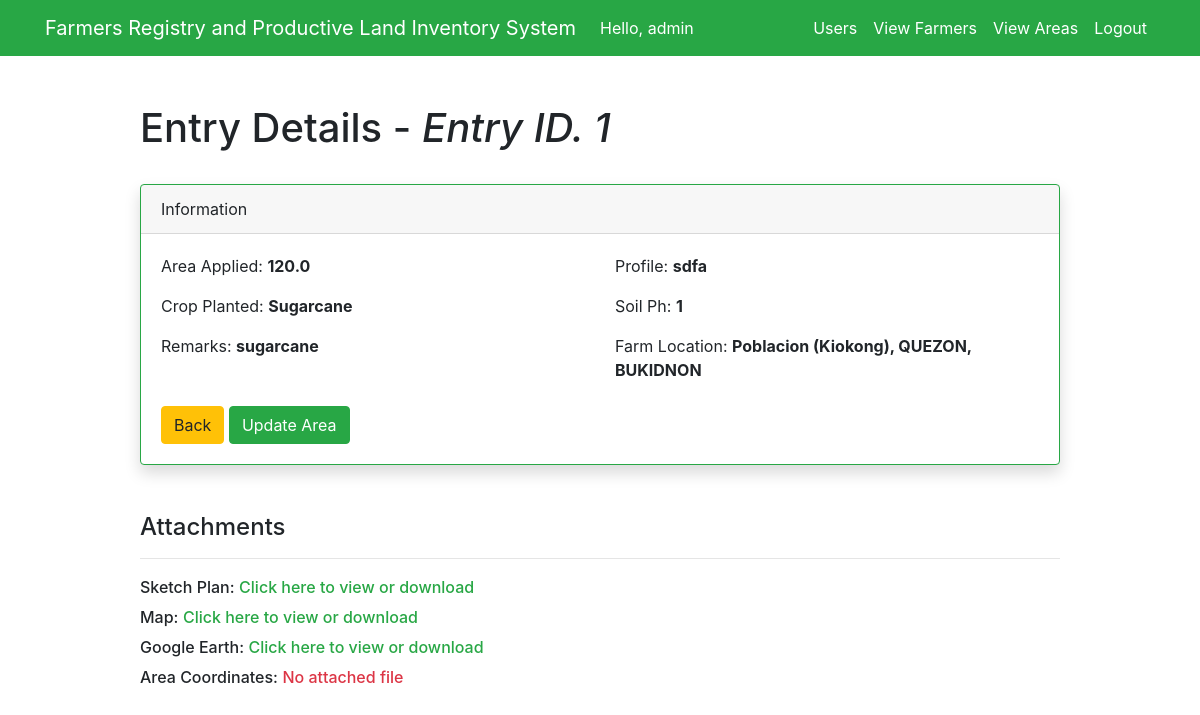
Page /dashboard/viewuserarea/1/ (signed in) on the earlier database version.
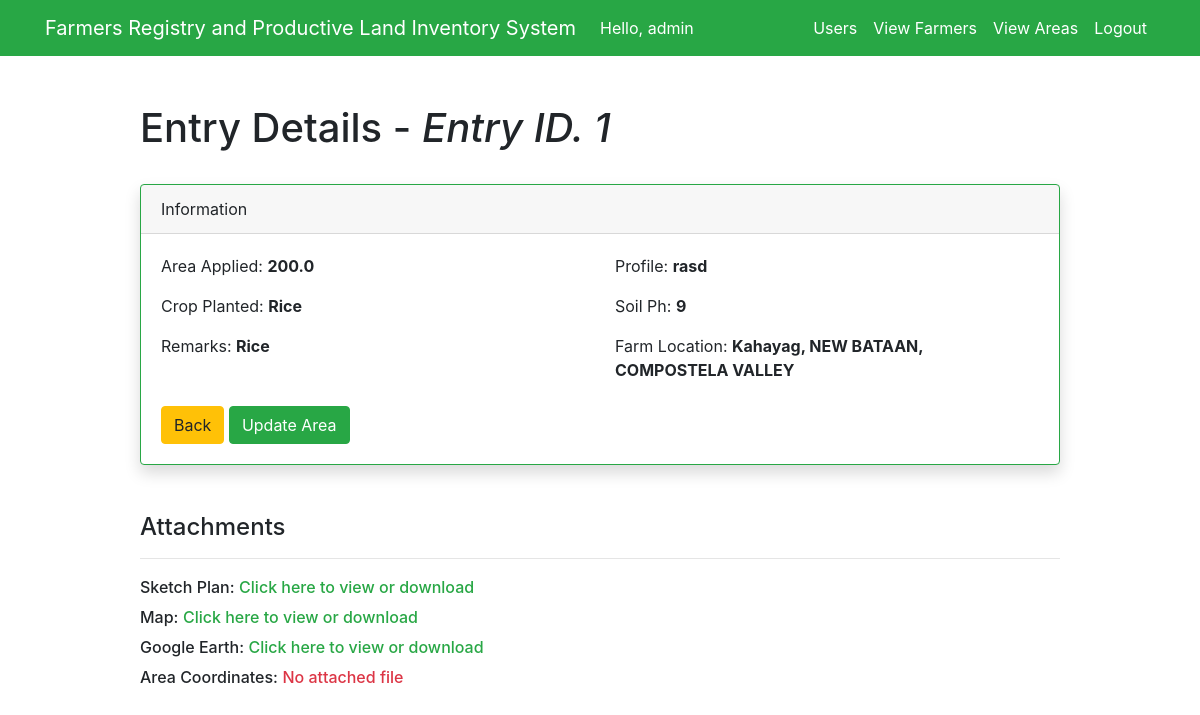
Same page on the later database version.
### test_app/models.py (models this page shows)
class UsersAreaInfo(models.Model):
    RICE = 'Rice'
    CORN = 'Corn'
    SUGARCANE = 'Sugarcane'
    PLANTED = [
        (RICE, 'Rice'),
        (CORN, 'Corn'),
        (SUGARCANE, 'Sugarcane'),
    ]
    farmer_id = models.ForeignKey(Farmer, models.CASCADE, db_column='farmer_id')
    total_area = models.FloatField()
    crop_planted = models.CharField(max_length=9, choices=PLANTED, default=RICE)
    remarks = models.CharField(max_length=100)
    sketch_plan = models.FileField(upload_to='documents_sp/', max_length=254, blank=True)
    map = models.FileField(upload_to='documents_map/', max_length=254, blank=True)
    google_earth = models.FileField(upload_to='documents_ge/', max_length=254, blank=True)
    area_coordinates = models.FileField(upload_to='documents_coordinates/', max_length=254, blank=True)
    profile_field = models.CharField(max_length=250)
    soil_ph = models.IntegerField()
    region = models.CharField(max_length=200)
    province = models.CharField(max_length=200)
    muncity = models.CharField(max_length=200)
    brgy = models.CharField(max_length=200)

### test_app/views.py (the view)
# urls.py: path('dashboard/viewuserarea/<int:pk>/', views.view_area_admin, name='view_area_admin'),
@login_required(login_url='/')
def view_area_admin(request, pk):
    if request.method == 'GET':
        user_area = get_object_or_404(UsersAreaInfo, id=pk)
        farm_location = str(get_brgy(user_area.brgy)) + ', ' \
                        + str(get_muncity(user_area.muncity)) + ', ' \
                        + str(get_province(user_area.province))
        context = {
            'user_area': user_area,
            'farm_location': farm_location,
        }
        return render(request, 'test_app/viewarea.html', context)
    else:
        pass

### test_app/views.py (called while the page is built)
def get_province(province_id):
    if province_id != 0:
        province_name = ProvincialCode.objects.get(prov_code=province_id).province_name
        return province_name

def get_muncity(muncity_id):
    if muncity_id != 0:
        muncity_name = MunCityCode.objects.get(muncity_code=muncity_id).muncity_name
        return muncity_name

def get_brgy(brgy_id):
    if brgy_id != 0:
        brgy_name = BrgyCode.objects.get(brgy_psgc_code=brgy_id).brgy_name
        return brgy_name

### test_app/templates/test_app/viewarea.html (shortened to what this page needs)
{% extends 'test_app/base.html' %}
{% block content %}
<div class="row justify-content-center mt-5">
    <div class="col-md-10">
        <h1>Entry Details - <em>Entry ID. {{ user_area.id }}</em></h1>
        <br>
        <div class="card shadow border-success">
            <div class="card-header">
                Information
            </div>
            <div class="card-body">
                <div class="row">
                    <div class="col-sm-12 col-md-6">
                        <p class="card-text">Area Applied: <strong>{{ user_area.total_area }}</strong></p>
                        <p class="card-text">Crop Planted: <strong>{{ user_area.crop_planted }}</strong></p>
                        <p class="card-text">Remarks: <strong>{{ user_area.remarks }}</strong></p>
                    </div>
                    <div class="col-sm-12 col-md-6">
                        <p class="card-text">Profile: <strong>{{ user_area.profile_field }}</strong></p>
                        <p class="card-text">Soil Ph: <strong>{{ user_area.soil_ph }}</strong></p>
                        <p class="card-text">Farm Location: <strong>{{ farm_location }}</strong></p>
                    </div>
                </div>
                <br>
                {% if user.is_superuser %}
                    <a href="{% url 'user_dashboard' %}" class="btn btn-warning">Back</a>
                {% else %}
                    <a href="{% url 'user_info' %}" class="btn btn-warning">Back</a>
                {% endif %}
                <button type="button" class="btn btn-success" data-toggle="modal" data-target="#updateAreaModal" data-backdrop="static" data-keyboard="false">
                    Update Area
                </button>
            </div>
        </div>
        <br><br><h4>Attachments</h4><hr>
        <label class="h6">Sketch Plan: </label>
        {% if user_area.sketch_plan %}
            <a class="h6 btn-outline-success" href="/media/{{ user_area.sketch_plan }}" target="_blank">Click here to view or download</a><br>
        {% else %}
            <a class="h6 btn-outline-danger" href="#">No attached file</a><br>
        {% endif %}
        <label class="h6">Map: </label>
        {% if user_area.map %}
            <a class="h6 btn-outline-success" href="/media/{{ user_area.map }}" target="_blank">Click here to view or download</a><br>
        {% else %}
            <a class="h6 btn-outline-danger" href="#">No attached file</a><br>
        {% endif %}
        <label class="h6">Google Earth: </label>
        {% if user_area.google_earth %}
            <a class="h6 btn-outline-success" href="/media/{{ user_area.google_earth }}" target="_blank">Click here to view or download</a><br>
        {% else %}
            <a class="h6 btn-outline-danger" href="#">No attached file</a><br>
        {% endif %}
        <label class="h6">Area Coordinates: </label>
        {% if user_area.area_coordinates %}
            <a class="h6 btn-outline-success" href="/media/{{ user_area.area_coordinates }}" target="_blank">Click here to view or download</a><br>
        {% else %}
            <a class="h6 btn-outline-danger" href="#">No attached file</a><br>
        {% endif %}
    </div>
</div>
{% endblock %}

Differences in the rows shown:
changed UsersAreaInfo id 1: total_area "120.0" → "200.0"; crop_planted "Sugarcane" → "Rice"; remarks "sugarcane" → "Rice"; profile_field "sdfa" → "rasd"; soil_ph "1" → "9"
Other differences:
{{ farm_location }}: "Poblacion (Kiokong), QUEZON, BUKIDNON" → "Kahayag, NEW BATAAN, COMPOSTELA VALLEY"
